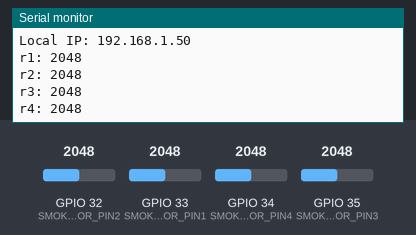
Simulated run of this sketch. Board: ESP32. Parts: the last lines printed to the serial monitor. The test bench sets the inputs (shaded band); at power-on: GPIO 32 (SMOKE_SENSOR_PIN2) = 2048, GPIO 33 (SMOKE_SENSOR_PIN1) = 2048, GPIO 34 (SMOKE_SENSOR_PIN4) = 2048, GPIO 35 (SMOKE_SENSOR_PIN3) = 2048. WiFi joins after 1.5 s; servers stay silent unless stated; the local clock reads 2024-03-15 10:24:30 at power-on unless the sketch sets it.

Above: at 2.7 s.
2.8 s: GPIO 32 (SMOKE_SENSOR_PIN2) set to 2866
At 3.9 s:
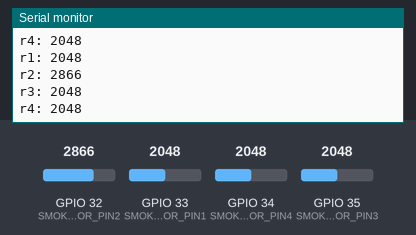
4.3 s: GPIO 33 (SMOKE_SENSOR_PIN1) set to 2866
5.8 s: GPIO 34 (SMOKE_SENSOR_PIN4) set to 2866
At 6.6 s:
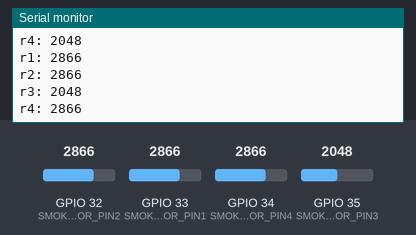
7.3 s: GPIO 35 (SMOKE_SENSOR_PIN3) set to 2866
At 8.6 s:
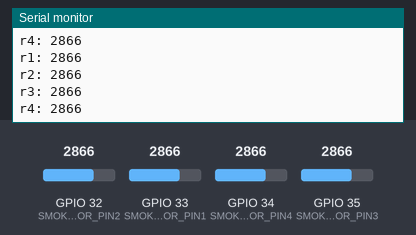
8.8 s: GPIO 32 (SMOKE_SENSOR_PIN2) set to 3972
At 9.9 s:
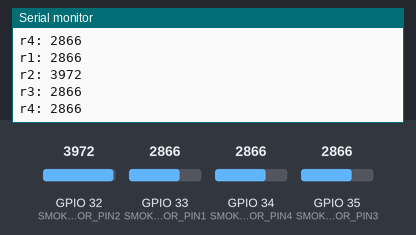
10.3 s: GPIO 33 (SMOKE_SENSOR_PIN1) set to 3972
Timing chart, 0 to 12.8 s (numbered marks = the images above; inputs shaded):
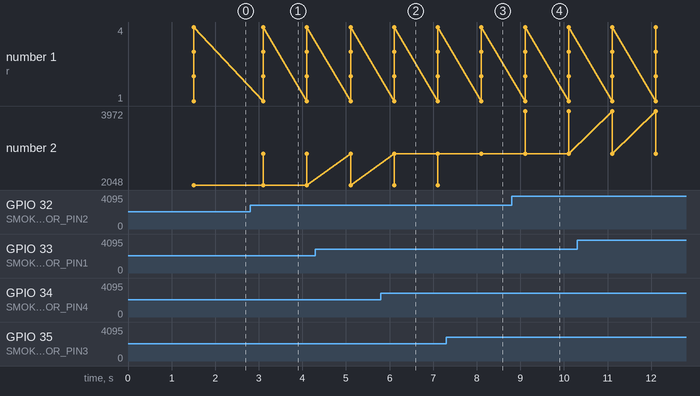

The sketch:

2nd-ESP32.ino
```cpp
#include <WiFi.h>
#include <Firebase_ESP_Client.h>
#include "time.h"  // Include time library for timestamp

// Firebase Configuration
#define FIREBASE_HOST "https://esp32-fire-alarm-a8fc5-default-rtdb.asia-southeast1.firebasedatabase.app/"
#define FIREBASE_AUTH "wMgwwBjo65VqlBb7AaNVKJHVlo0cvGFd4kxCPNhi"

// WiFi Credentials
#define WIFI_SSID "House"
#define WIFI_PASSWORD "1234512345"

// Firebase Objects
FirebaseData fbData;
FirebaseAuth auth;
FirebaseConfig config;


#define SMOKE_SENSOR_PIN1 33
#define SMOKE_SENSOR_PIN2 32
#define SMOKE_SENSOR_PIN3 35
#define SMOKE_SENSOR_PIN4 34

#define SMOKE_THRESHOLD 400  // Adjust based on sensitivity

// NTP Time Settings (for timestamp)
const char* ntpServer = "pool.ntp.org";
const long gmtOffset_sec = 7 * 3600;
const int daylightOffset_sec = 0;

void setup() {
  Serial.begin(115200);

  pinMode(SMOKE_SENSOR_PIN1, INPUT);
  pinMode(SMOKE_SENSOR_PIN2, INPUT);
  pinMode(SMOKE_SENSOR_PIN3, INPUT);
  pinMode(SMOKE_SENSOR_PIN4, INPUT);

  WiFi.begin(WIFI_SSID, WIFI_PASSWORD);
  Serial.print("Connecting to WiFi");
  while (WiFi.status() != WL_CONNECTED) {
    Serial.print(".");
    delay(500);
  }
  Serial.println("\nConnected to WiFi!");
  Serial.print("Local IP: ");
  Serial.println(WiFi.localIP());

  // Initialize Firebase
  config.database_url = FIREBASE_HOST;
  config.signer.tokens.legacy_token = FIREBASE_AUTH;
  Firebase.begin(&config, &auth);
  Firebase.reconnectWiFi(true);

  // Initialize NTP Time Sync
  configTime(gmtOffset_sec, daylightOffset_sec, ntpServer);
}

String getTimestamp() {
  struct tm timeinfo;
  if (!getLocalTime(&timeinfo)) {
    Serial.println("Failed to obtain time");
    return "Unknown Time";
  }
  char buffer[30];
  strftime(buffer, sizeof(buffer), "%Y-%m-%d %H:%M:%S", &timeinfo);
  return String(buffer);
}

void sendEventToFirebase(String eventType, String room) {
  String timestamp = getTimestamp();
  String globalPath = "/event_logs";

  FirebaseJson json;
  json.set("timestamp", timestamp);
  json.set("room", room);
  json.set("event", eventType);

  if (Firebase.RTDB.pushJSON(&fbData, globalPath, &json)) {
    //Serial.println("Event logged in global logs: " + eventType + " in " + room);
  } else {
    Serial.print("Firebase Error: ");
    Serial.println(fbData.errorReason());
  }

  String roomPath = "/room_logs/" + room;
  if (Firebase.RTDB.pushJSON(&fbData, roomPath, &json)) {
    //Serial.println("Event logged in " + room + " logs.");
  } else {
    Serial.print("Firebase Error: ");
    Serial.println(fbData.errorReason());
  }
}

void loop() {

  // Read Smoke Sensors
  int smokeStatus1 = analogRead(SMOKE_SENSOR_PIN1);
  int smokeStatus2 = analogRead(SMOKE_SENSOR_PIN2);
  int smokeStatus3 = analogRead(SMOKE_SENSOR_PIN3);
  int smokeStatus4 = analogRead(SMOKE_SENSOR_PIN4);
  Serial.print("r1: ");
  Serial.println(smokeStatus1);
  Serial.print("r2: ");
  Serial.println(smokeStatus2);
  Serial.print("r3: ");
  Serial.println(smokeStatus3);
  Serial.print("r4: ");
  Serial.println(smokeStatus4);

  static int previousSmoke1 = LOW;
  static int previousSmoke2 = LOW;
  static int previousSmoke3 = LOW;
  static int previousSmoke4 = LOW;

  if (smokeStatus1 > 1000 && previousSmoke1 == LOW) {

    Firebase.RTDB.setInt(&fbData, "/b1/r1/smoke1", 1);

  }
  if (smokeStatus1 <= 1000) {
    Firebase.RTDB.setInt(&fbData, "/b1/r1/smoke1", 0);
  }
  previousSmoke1 = (smokeStatus1 > 1000) ? HIGH : LOW;


  if (smokeStatus2 > 1000 && previousSmoke2 == LOW) {

    Firebase.RTDB.setInt(&fbData, "/b1/r2/smoke2", 1);

  }
  if (smokeStatus2 <= 1000) {
    Firebase.RTDB.setInt(&fbData, "/b1/r2/smoke2", 0);
  }
  previousSmoke2 = (smokeStatus2 > 1000) ? HIGH : LOW;


  if (smokeStatus3 > 1000 && previousSmoke3 == LOW) {

    Firebase.RTDB.setInt(&fbData, "/b2/r3/smoke3", 1);

  }
  if (smokeStatus3 <= 1000) {
    Firebase.RTDB.setInt(&fbData, "/b2/r3/smoke3", 0);
  }
  previousSmoke3 = (smokeStatus3 > 1000) ? HIGH : LOW;


  if (smokeStatus4 > 1000 && previousSmoke4 == LOW) {

    Firebase.RTDB.setInt(&fbData, "/b2/r4/smoke4", 1);

  }
  if (smokeStatus4 <= 1000) {
    Firebase.RTDB.setInt(&fbData, "/b2/r4/smoke4", 0);
  }
  previousSmoke4 = (smokeStatus4 > 1000) ? HIGH : LOW;

delay(1000);
}
```

Measured:
- after the input at 2.8 s, the serial monitor: prints a new line after 0.30 s (image 1)
- after the input at 5.8 s, the serial monitor: prints a new line after 0.31 s (image 2)
- after the input at 7.3 s, the serial monitor: prints a new line after 0.81 s (image 3)
- after the input at 8.8 s, the serial monitor: prints a new line after 0.31 s (image 4)
